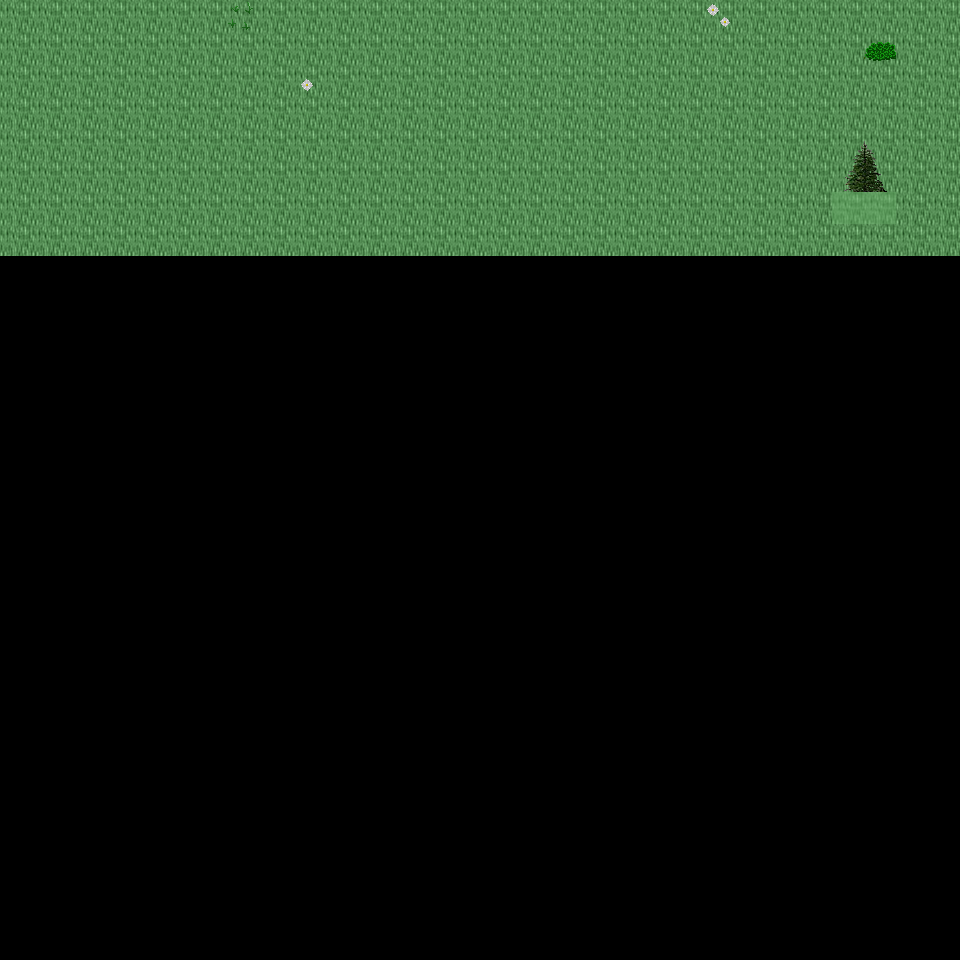

This is a level from a 2D game, rendered from its Tiled map with the project's own tilesets. A one-line summary and the map file follow, with tile-layer data summarised:
An orthogonal 30x30 tile map with 32x32 px tiles, 6 tile layers (Ground, Object, Object2, Above, ...), 23 tilesets and 2 objects (2x mapExit).

<map version="1.0" orientation="orthogonal" renderorder="right-down" width="30" height="30" tilewidth="32" tileheight="32" nextobjectid="3">
  <tileset firstgid="1" name="tileset_ground_ground" tilewidth="32" tileheight="32" tilecount="33" columns="3">
    <image source="../drawable/tileset_ground_ground.png" width="96" height="352" />
  </tileset>
  <tileset firstgid="34" name="tileset_ground_ridge_earth_dark" tilewidth="32" tileheight="32" tilecount="96" columns="12">
    <image source="../drawable/tileset_ground_ridge_earth_dark.png" width="384" height="256" />
  </tileset>
  <tileset firstgid="130" name="tileset_plant_flower_daisy_white" tilewidth="32" tileheight="32" tilecount="8" columns="2">
    <image source="../drawable/tileset_plant_flower_daisy_white.png" width="64" height="128" />
  </tileset>
  <tileset firstgid="138" name="tileset_plant_grasses" tilewidth="32" tileheight="32" tilecount="6" columns="3">
    <image source="../drawable/tileset_plant_grasses.png" width="96" height="64" />
  </tileset>
  <tileset firstgid="144" name="tileset_plant_tree_tree_fluffy" tilewidth="32" tileheight="32" tilecount="12" columns="4">
    <image source="../drawable/tileset_plant_tree_tree_fluffy.png" width="128" height="96" />
  </tileset>
  <tileset firstgid="156" name="tileset_plant_bush_bushes" tilewidth="32" tileheight="32" tilecount="10" columns="5">
    <image source="../drawable/tileset_plant_bush_bushes.png" width="160" height="64" />
  </tileset>
  <tileset firstgid="166" name="tileset_logic_portal" tilewidth="32" tileheight="32" tilecount="24" columns="8">
    <image source="../drawable/tileset_logic_portal.png" width="256" height="96" />
  </tileset>
  <tileset firstgid="190" name="tileset_logic_collision" tilewidth="32" tileheight="32" tilecount="1" columns="1">
    <image source="../drawable/tileset_logic_collision.png" width="32" height="32" />
  </tileset>
  <tileset firstgid="191" name="tileset_logic_creature_animal" tilewidth="32" tileheight="32" tilecount="32" columns="8">
    <image source="../drawable/tileset_logic_creature_animal.png" width="256" height="128" />
  </tileset>
  <tileset firstgid="223" name="tileset_ground_dry_grass" tilewidth="32" tileheight="32" tilecount="54" columns="9">
    <image source="../drawable/tileset_ground_dry_grass.png" width="288" height="192" />
  </tileset>
  <tileset firstgid="277" name="tileset_ground_earth_edges" tilewidth="32" tileheight="32" tilecount="18" columns="6">
    <image source="../drawable/tileset_ground_earth_edges.png" width="192" height="96" />
  </tileset>
  <tileset firstgid="295" name="tileset_ground_grass_corners" tilewidth="32" tileheight="32" tilecount="24" columns="6">
    <image source="../drawable/tileset_ground_grass_corners.png" width="192" height="128" />
  </tileset>
  <tileset firstgid="319" name="tileset_plant_tree_evergreen" tilewidth="32" tileheight="32" tilecount="36" columns="3">
    <image source="../drawable/tileset_plant_tree_evergreen.png" width="96" height="384" />
  </tileset>
  <tileset firstgid="355" name="tileset_plant_tree_tree_darkgreen" tilewidth="32" tileheight="32" tilecount="88" columns="8">
    <image source="../drawable/tileset_plant_tree_tree_darkgreen.png" width="256" height="352" />
  </tileset>
  <tileset firstgid="443" name="tileset_building_decoration_rocks" tilewidth="32" tileheight="32" tilecount="6" columns="3">
    <image source="../drawable/tileset_building_decoration_rocks.png" width="96" height="64" />
  </tileset>
  <tileset firstgid="449" name="tileset_plant_stump_stump_pale_brown" tilewidth="32" tileheight="32" tilecount="4" columns="2">
    <image source="../drawable/tileset_plant_stump_stump_pale_brown.png" width="64" height="64" />
  </tileset>
  <tileset firstgid="453" name="tileset_plant_stump_int_small_stump_2" tilewidth="32" tileheight="32" tilecount="1" columns="1">
    <image source="../drawable/tileset_plant_stump_int_small_stump_2.png" width="32" height="32" />
  </tileset>
  <tileset firstgid="454" name="tileset_ground_rock_pebbles" tilewidth="32" tileheight="32" tilecount="3" columns="1">
    <image source="../drawable/tileset_ground_rock_pebbles.png" width="32" height="96" />
  </tileset>
  <tileset firstgid="457" name="tileset_plant_bush_bush_mult_colored" tilewidth="32" tileheight="32" tilecount="6" columns="3">
    <image source="../drawable/tileset_plant_bush_bush_mult_colored.png" width="96" height="64" />
  </tileset>
  <tileset firstgid="463" name="tileset_plant_tree_umbrella_thorn" tilewidth="32" tileheight="32" tilecount="18" columns="6">
    <image source="../drawable/tileset_plant_tree_umbrella_thorn.png" width="192" height="96" />
  </tileset>
  <tileset firstgid="481" name="tileset_logic_item_fruits" tilewidth="32" tileheight="32" tilecount="16" columns="8">
    <image source="../drawable/tileset_logic_item_fruits.png" width="256" height="64" />
  </tileset>
  <tileset firstgid="497" name="tileset_building_house_3" tilewidth="32" tileheight="32" tilecount="48" columns="6">
    <image source="../drawable/tileset_building_house_3.png" width="192" height="256" />
  </tileset>
  <tileset firstgid="545" name="tileset_logic_creature_mutant" tilewidth="32" tileheight="32" tilecount="7" columns="7">
    <image source="../drawable/tileset_logic_creature_mutant.png" width="224" height="32" />
  </tileset>
  <layer name="Ground" width="30" height="30">
    <data>[900 cells, 240 non-empty, 1 distinct tile ids]</data>
  </layer>
  <layer name="Object" width="30" height="30">
    <data>[900 cells, 6 non-empty, 6 distinct tile ids]</data>
  </layer>
  <layer name="Object2" width="30" height="30">
    <data>[900 cells, 0 non-empty, 0 distinct tile ids]</data>
  </layer>
  <layer name="Above" width="30" height="30">
    <data>[900 cells, 4 non-empty, 4 distinct tile ids]</data>
  </layer>
  <layer name="Above2" width="30" height="30">
    <data>[900 cells, 0 non-empty, 0 distinct tile ids]</data>
  </layer>
  <layer name="Walkable" width="30" height="30">
    <data>[900 cells, 2 non-empty, 1 distinct tile ids]</data>
  </layer>
  <objectgroup name="MapEvents">
    <object id="1" name="north" type="mapExit" x="0" y="0" width="960" height="32">
      <properties>
        <property name="map" value="level_0_x153_y28" />
        <property name="x" value="0" />
        <property name="y" value="28" />
      </properties>
    </object>
    <object id="2" name="east" type="mapExit" x="928" y="0" width="32" height="960">
      <properties>
        <property name="map" value="level_0_x154_y29" />
        <property name="x" value="1" />
        <property name="y" value="0" />
      </properties>
    </object>
  </objectgroup>
</map>
